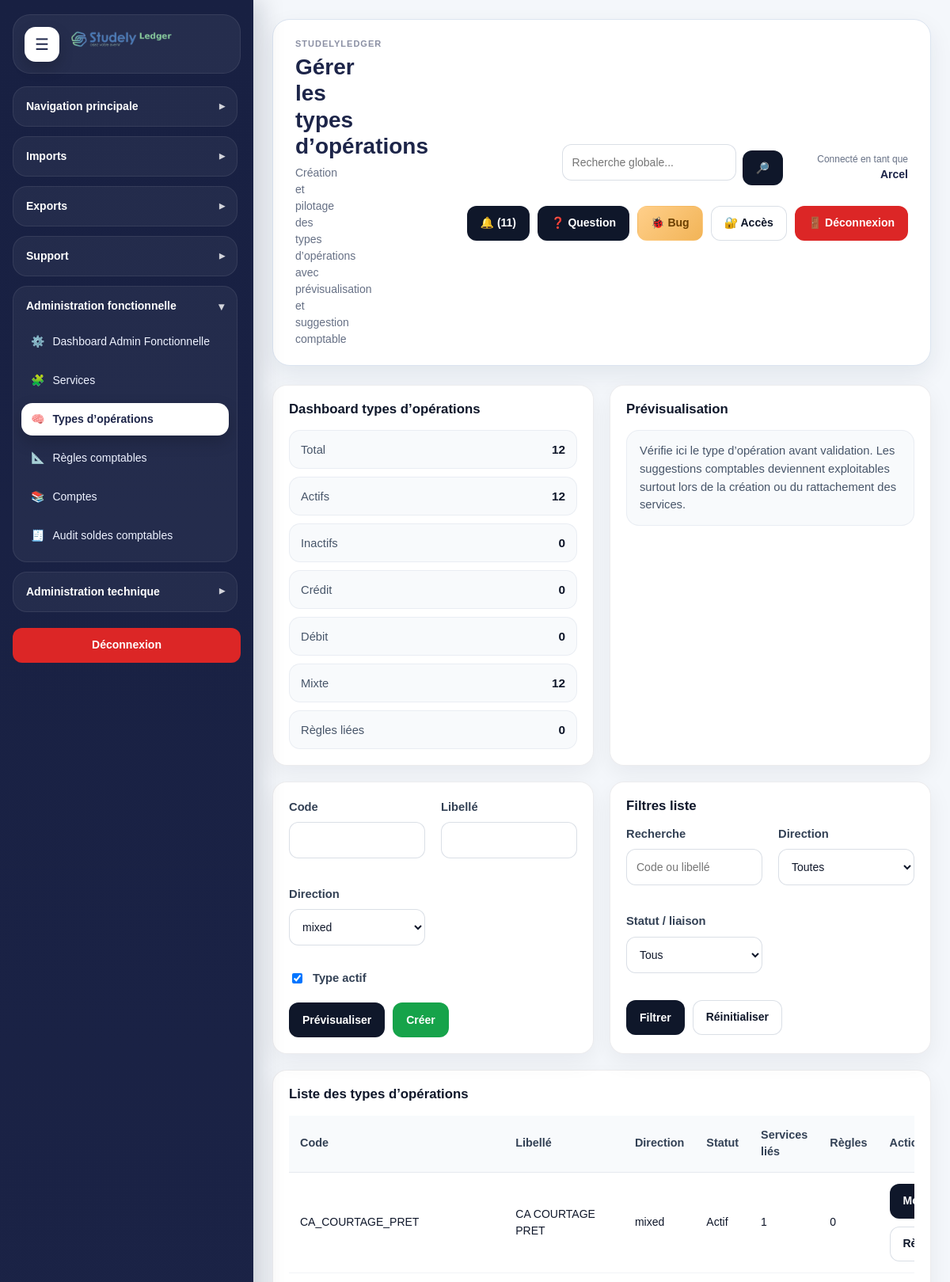
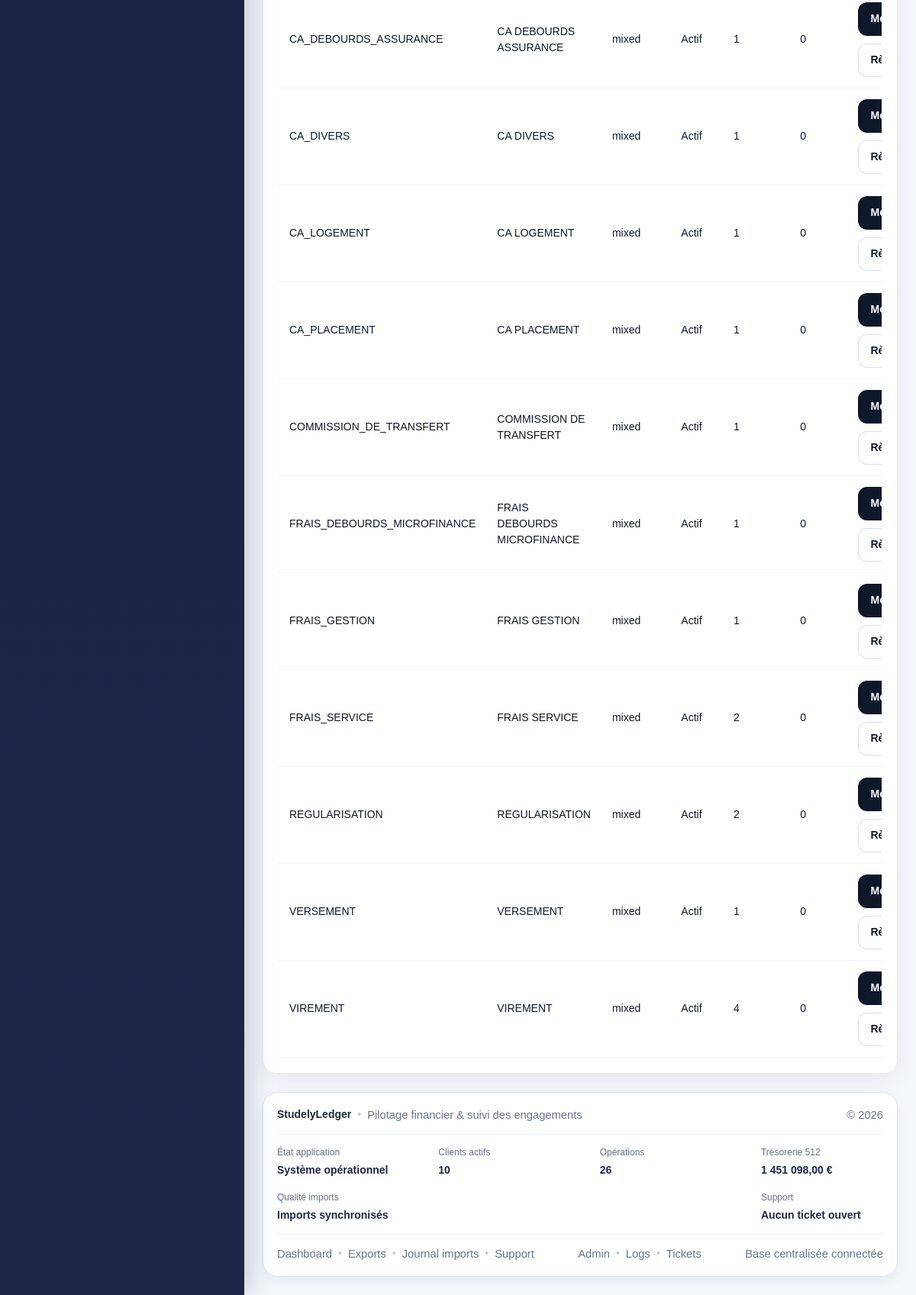
/modules/admin_functional/manage_operation_types.php (signed in), run on the app's committed database (2 pictures, top to bottom).
### tables this page shows
CREATE TABLE `ref_operation_types` (
  `id` int(11) NOT NULL,
  `code` varchar(100) NOT NULL,
  `label` varchar(150) NOT NULL,
  `direction` enum('credit','debit','mixed') NOT NULL DEFAULT 'mixed',
  `is_active` tinyint(1) NOT NULL DEFAULT 1,
  `created_at` datetime NOT NULL DEFAULT current_timestamp(),
  `updated_at` datetime DEFAULT NULL
);

### includes/admin_functions.php (called while the page is built, shortened)
<?php
if (!function_exists('e')) {
    function e(?string $value): string
    {
        return htmlspecialchars((string)($value ?? ''), ENT_QUOTES, 'UTF-8');
    }
}
        ?>

### modules/admin_functional/manage_operation_types.php (the view, shortened to what this page needs)
<?php
$pdo = getPDO();
require_once __DIR__ . '/../../includes/admin_functions.php';
$previewMode = false;
$previewData = null;
$directions = ['credit', 'debit', 'mixed'];
$formData = [
    'code' => '',
    'label' => '',
    'direction' => 'mixed',
    'is_active' => 1,
];
if (!function_exists('mot_value')) {
    function mot_value(array $data, string $key, $default = ''): string
    {
        return e((string)($data[$key] ?? $default));
    }
}
$filterSearch = trim((string)($_GET['filter_search'] ?? ''));
$sqlRows = "
    SELECT rot.*,
           (
               SELECT COUNT(*)
               FROM ref_services rs
               WHERE rs.operation_type_id = rot.id
           ) AS linked_services_count,
           (
               SELECT COUNT(*)
               FROM accounting_rules ar
               WHERE ar.operation_type_id = rot.id
           ) AS linked_rules_count
    FROM ref_operation_types rot
    WHERE 1=1
";
$paramsRows = [];
$sqlRows .= " ORDER BY rot.label ASC, rot.id DESC ";
$stmtRows = $pdo->prepare($sqlRows);
$stmtRows->execute($paramsRows);
$rows = $stmtRows->fetchAll(PDO::FETCH_ASSOC);
$dashboard = [
    'total' => count($rows),
    'active' => count(array_filter($rows, fn($r) => (int)($r['is_active'] ?? 1) === 1)),
    'inactive' => count(array_filter($rows, fn($r) => (int)($r['is_active'] ?? 1) !== 1)),
    'credit' => count(array_filter($rows, fn($r) => (string)($r['direction'] ?? '') === 'credit')),
    'debit' => count(array_filter($rows, fn($r) => (string)($r['direction'] ?? '') === 'debit')),
    'mixed' => count(array_filter($rows, fn($r) => (string)($r['direction'] ?? '') === 'mixed')),
    'rules' => array_sum(array_map(fn($r) => (int)($r['linked_rules_count'] ?? 0), $rows)),
];
require_once __DIR__ . '/../../includes/document_start.php';
?>
<div class="layout">
    <?php require_once __DIR__ . '/../../includes/sidebar.php'; ?>
    <div class="main">
        <?php require_once __DIR__ . '/../../includes/header.php'; ?>
        <div class="dashboard-grid-2" style="margin-bottom:20px;">
            <div class="card">
                <h3 class="section-title">Dashboard types d’opérations</h3>
                <div class="sl-data-list">
                    <div class="sl-data-list__row"><span>Total</span><strong><?= (int)$dashboard['total'] ?></strong></div>
                    <div class="sl-data-list__row"><span>Actifs</span><strong><?= (int)$dashboard['active'] ?></strong></div>
                    <div class="sl-data-list__row"><span>Inactifs</span><strong><?= (int)$dashboard['inactive'] ?></strong></div>
                    <div class="sl-data-list__row"><span>Crédit</span><strong><?= (int)$dashboard['credit'] ?></strong></div>
                    <div class="sl-data-list__row"><span>Débit</span><strong><?= (int)$dashboard['debit'] ?></strong></div>
                    <div class="sl-data-list__row"><span>Mixte</span><strong><?= (int)$dashboard['mixed'] ?></strong></div>
                    <div class="sl-data-list__row"><span>Règles liées</span><strong><?= (int)$dashboard['rules'] ?></strong></div>
                </div>
            </div>
            <div class="card">
                <h3>Prévisualisation</h3>
                <?php if ($previewMode && $previewData): ?>
                    <div class="sl-data-list" style="margin-bottom:16px;">
                        <div class="sl-data-list__row"><span>Code</span><strong><?= e($previewData['code']) ?></strong></div>
                        <div class="sl-data-list__row"><span>Libellé</span><strong><?= e($previewData['label']) ?></strong></div>
                        <div class="sl-data-list__row"><span>Direction</span><strong><?= e($previewData['direction']) ?></strong></div>
                        <div class="sl-data-list__row"><span>Statut</span><strong><?= (int)$previewData['is_active'] === 1 ? 'Actif' : 'Inactif' ?></strong></div>
                    </div>
                    <h4 style="margin:0 0 10px;">Profils comptables suggérés</h4>
                    <div class="table-responsive">
                        <table class="modern-table">
                            <thead>
                                <tr>
                                    <th>Service pressenti</th>
                                    <th>Débit</th>
                                    <th>Crédit</th>
                                    <th>Client</th>
                                    <th>Manuel</th>
                                </tr>
                            </thead>
                            <tbody>
                                <?php if (!empty($previewData['rule_profiles'])): ?>
                                    <?php foreach ($previewData['rule_profiles'] as $profile): ?>
                                        <tr>
                                            <td><?= e($profile['service_code']) ?></td>
                                            <td><?= e((string)($profile['suggestion']['debit_mode'] ?? '')) ?></td>
                                            <td><?= e((string)($profile['suggestion']['credit_mode'] ?? '')) ?></td>
                                            <td><?= !empty($profile['suggestion']['requires_client']) ? 'Oui' : 'Non' ?></td>
                                            <td><?= !empty($profile['suggestion']['requires_manual_accounts']) ? 'Oui' : 'Non' ?></td>
                                        </tr>
                                    <?php endforeach; ?>
                                <?php else: ?>
                                    <tr><td colspan="5">Aucune suggestion automatique forte pour ce type seul. Les règles seront proposées lors de la création/rattachement des services.</td></tr>
                                <?php endif; ?>
                            </tbody>
                        </table>
                    </div>
                <?php else: ?>
                    <div class="dashboard-note">
                        Vérifie ici le type d’opération avant validation. Les suggestions comptables deviennent exploitables surtout lors de la création ou du rattachement des services.
                    </div>
                <?php endif; ?>
            </div>
        </div>
        <div class="dashboard-grid-2">
            <div class="form-card">
                <form method="POST">
                    <div class="dashboard-grid-2">
                        <div>
                            <label>Code</label>
                            <input type="text" name="code" value="<?= mot_value($formData, 'code') ?>" required>
                        </div>
                        <div>
                            <label>Libellé</label>
                            <input type="text" name="label" value="<?= mot_value($formData, 'label') ?>" required>
                        </div>
                        <div>
                            <label>Direction</label>
                            <select name="direction" required>
                                <?php foreach ($directions as $direction): ?>
                                    <option value="<?= e($direction) ?>" <?= ($formData['direction'] ?? 'mixed') === $direction ? 'selected' : '' ?>>
                                        <?= e($direction) ?>
                                    </option>
                                <?php endforeach; ?>
                            </select>
                        </div>
                    </div>
                    <div style="margin-top:16px;">
                        <label style="display:flex; gap:10px; align-items:center;">
                            <input type="checkbox" name="is_active" value="1" <?= (int)($formData['is_active'] ?? 1) === 1 ? 'checked' : '' ?>>
                            Type actif
                        </label>
                    </div>
                    <div class="btn-group" style="margin-top:20px;">
                        <button type="submit" name="action_mode" value="preview" class="btn btn-secondary">Prévisualiser</button>
                        <button type="submit" name="action_mode" value="save" class="btn btn-success">Créer</button>
                    </div>
                </form>
            </div>
            <div class="form-card">
                <h3 class="section-title">Filtres liste</h3>
                <form method="GET">
                    <div class="dashboard-grid-2">
                        <div>
                            <label>Recherche</label>
                            <input type="text" name="filter_search" value="<?= e($filterSearch) ?>" placeholder="Code ou libellé">
                        </div>
                        <div>
                            <label>Direction</label>
                            <select name="filter_direction">
                                <option value="">Toutes</option>
                            </select>
                        </div>
                        <div>
                            <label>Statut / liaison</label>
                            <select name="filter_status">
                                <option value="">Tous</option>
                            </select>
                        </div>
                    </div>
                    <div class="btn-group" style="margin-top:20px;">
                        <button type="submit" class="btn btn-secondary">Filtrer</button>
                        <a href="<?= e(APP_URL) ?>modules/admin_functional/manage_operation_types.php" class="btn btn-outline">Réinitialiser</a>
                    </div>
                </form>
            </div>
        </div>
        <div class="card" style="margin-top:20px;">
            <h3>Liste des types d’opérations</h3>
            <div class="table-responsive">
                <table class="modern-table">
                    <thead>
                        <tr>
                            <th>Code</th>
                            <th>Libellé</th>
                            <th>Direction</th>
                            <th>Statut</th>
                            <th>Services liés</th>
                            <th>Règles</th>
                            <th>Actions</th>
                        </tr>
                    </thead>
                    <tbody>
                        <?php foreach ($rows as $row): ?>
                            <tr>
                                <td><?= e((string)($row['code'] ?? '')) ?></td>
                                <td><?= e((string)($row['label'] ?? '')) ?></td>
                                <td><?= e((string)($row['direction'] ?? '')) ?></td>
                                <td><?= !empty($row['is_active']) ? 'Actif' : 'Inactif' ?></td>
                                <td><?= (int)($row['linked_services_count'] ?? 0) ?></td>
                                <td><?= (int)($row['linked_rules_count'] ?? 0) ?></td>
                                <td>
                                    <div class="btn-group">
                                        <a class="btn btn-secondary" href="<?= e(APP_URL) ?>modules/admin_functional/edit_operation_type.php?id=<?= (int)$row['id'] ?>">Modifier</a>
                                        <a class="btn btn-outline" href="<?= e(APP_URL) ?>modules/admin_functional/manage_accounting_rules.php">Règles</a>
                                    </div>
                                </td>
                            </tr>
                        <?php endforeach; ?>
                    </tbody>
                </table>
            </div>
        </div>
        <?php require_once __DIR__ . '/../../includes/footer.php'; ?>
    </div>
</div>
<?php require_once __DIR__ . '/../../includes/document_end.php'; ?>

### assets/css/style.css (style rules this page uses)
:root { --bg:#f4f7fb; --surface:#ffffff; --surface-soft:#f8fbff; --border:#dbe4f0; --border-strong:#c8d5e6; --text:#1f2937; --muted:#667085; --heading:#1d2549; --primary:#1d2549; --primary-2:#2f4db8; --primary-soft:#eef2ff; --success:#117a4f; --success-soft:#e8f8f0; --danger:#b42318; --danger-soft:#fff1f2; --warning:#b54708; --warning-soft:#fff7ed; --info:#175cd3; --info-soft:#eff6ff; --shadow-sm:0 6px 16px rgba(18, 38, 63, 0.06); --shadow-md:0 12px 30px rgba(18, 38, 63, 0.08); --shadow-lg:0 18px 45px rgba(18, 38, 63, 0.12); --radius-sm:12px; --radius-md:18px; --radius-lg:24px; --sidebar-width:320px; --sidebar-width-collapsed:96px; }
*, *::before, *::after { box-sizing:border-box; }
html, body { margin:0; padding:0; min-height:100%; }
body { font-family:Arial, Helvetica, sans-serif; font-size:14px; line-height:1.5; color:var(--text); background:var(--bg); }
.layout { display:flex; min-height:100vh; width:100%; }
.main { flex:1 1 auto; min-width:0; padding:24px; }
h1,h2,h3,h4,h5,h6 { margin:0 0 12px 0; color:var(--heading); line-height:1.2; }
h3 { font-size:20px; }
.section-title { margin-bottom:14px; }
.card, .form-card, .table-card, .dashboard-panel { background:var(--surface); border:1px solid var(--border); border-radius:var(--radius-md); box-shadow:var(--shadow-sm); padding:20px; }
.dashboard-grid-2 { display:grid; grid-template-columns:repeat(2, minmax(0, 1fr)); gap:20px; }
.dashboard-note, .suggestion-box { background:var(--surface-soft); border:1px solid var(--border); border-radius:14px; padding:14px 16px; color:var(--muted); }
.btn-group { display:flex; gap:10px; flex-wrap:wrap; align-items:center; }
.btn { display:inline-flex; align-items:center; justify-content:center; gap:8px; min-height:42px; padding:10px 16px; border-radius:14px; border:1px solid transparent; font-weight:700; font-size:14px; cursor:pointer; transition:transform .16s ease, box-shadow .16s ease, opacity .16s ease, background .16s ease, border-color .16s ease; text-decoration:none; white-space:nowrap; }
.btn-secondary { color:var(--primary); background:var(--primary-soft); border-color:#cfd8ff; }
.btn-success { color:#fff; background:linear-gradient(135deg, #138a59 0%, #16a36a 100%); }
.btn-outline { color:var(--heading); background:#fff; border-color:var(--border-strong); }
form { margin:0; }
label { display:block; margin:0 0 6px 0; font-weight:600; color:var(--heading); }
input[type="text"], input[type="email"], input[type="password"], input[type="number"], input[type="date"], input[type="file"], select, textarea { width:100%; border:1px solid var(--border); border-radius:14px; padding:12px 14px; font-size:14px; background:#fff; color:var(--text); outline:none; transition:border-color .16s ease, box-shadow .16s ease, background .16s ease; margin-bottom:14px; }
table { width:100%; border-collapse:collapse; background:#fff; }
thead th { text-align:left; font-size:13px; color:var(--heading); background:#f3f7fc; border-bottom:1px solid var(--border); padding:12px 10px; }
tbody td { border-bottom:1px solid #edf2f7; padding:12px 10px; vertical-align:top; }
.main { overflow-x: hidden; }
.layout, .main, .sl-grid, .sl-card, .sl-chart-box { scroll-behavior: auto !important; }
html { scroll-behavior: auto; }
.sl-data-list { display: grid; gap: 10px; }
.sl-data-list__row { display: flex; justify-content: space-between; gap: 12px; min-height: 48px; align-items: center; padding: 12px 14px; border-radius: 12px; background: rgba(248, 250, 252, 0.85); border: 1px solid rgba(148, 163, 184, 0.14); }
.sl-data-list__row span { color: #475569; font-size: 0.92rem; }
.sl-data-list__row strong { color: #0f172a; font-size: 0.96rem; font-weight: 800; text-align: right; }

### data on the page
ref_operation_types: code "CA_COURTAGE_PRET", label "CA COURTAGE PRET", direction "mixed", is_active "Actif", linked_services_count "1", linked_rules_count "0"
ref_operation_types: code "CA_DEBOURDS_ASSURANCE", label "CA DEBOURDS ASSURANCE", direction "mixed", is_active "Actif", linked_services_count "1", linked_rules_count "0"
ref_operation_types: code "CA_DIVERS", label "CA DIVERS", direction "mixed", is_active "Actif", linked_services_count "1", linked_rules_count "0"
ref_operation_types: code "CA_LOGEMENT", label "CA LOGEMENT", direction "mixed", is_active "Actif", linked_services_count "1", linked_rules_count "0"
ref_operation_types: code "CA_PLACEMENT", label "CA PLACEMENT", direction "mixed", is_active "Actif", linked_services_count "1", linked_rules_count "0"
ref_operation_types: code "COMMISSION_DE_TRANSFERT", label "COMMISSION DE TRANSFERT", direction "mixed", is_active "Actif", linked_services_count "1", linked_rules_count "0"
ref_operation_types: code "FRAIS_DEBOURDS_MICROFINANCE", label "FRAIS DEBOURDS MICROFINANCE", direction "mixed", is_active "Actif", linked_services_count "1", linked_rules_count "0"
ref_operation_types: code "FRAIS_GESTION", label "FRAIS GESTION", direction "mixed", is_active "Actif", linked_services_count "1", linked_rules_count "0"
ref_operation_types: code "FRAIS_SERVICE", label "FRAIS SERVICE", direction "mixed", is_active "Actif", linked_services_count "2", linked_rules_count "0"
ref_operation_types: code "REGULARISATION", label "REGULARISATION", direction "mixed", is_active "Actif", linked_services_count "2", linked_rules_count "0"
ref_operation_types: code "VERSEMENT", label "VERSEMENT", direction "mixed", is_active "Actif", linked_services_count "1", linked_rules_count "0"
ref_operation_types: code "VIREMENT", label "VIREMENT", direction "mixed", is_active "Actif", linked_services_count "4", linked_rules_count "0"

### other printed values
APP_NAME "STUDELYLEDGER"
$title "Gérer les types d’opérations"
$subtitle "Création et pilotage des types d’opérations avec prévisualisation et suggestion comptable"
$currentUser "Arcel"
$notificationCount "11"
$dashboard['total'] "12"
$dashboard['active'] "12"
$dashboard['inactive'] "0"
$dashboard['credit'] "0"
$dashboard['debit'] "0"
$dashboard['mixed'] "12"
$dashboard['rules'] "0"
APP_NAME "StudelyLedger"
$footerSystemStatus "Système opérationnel"
$totalActiveClients "10"
